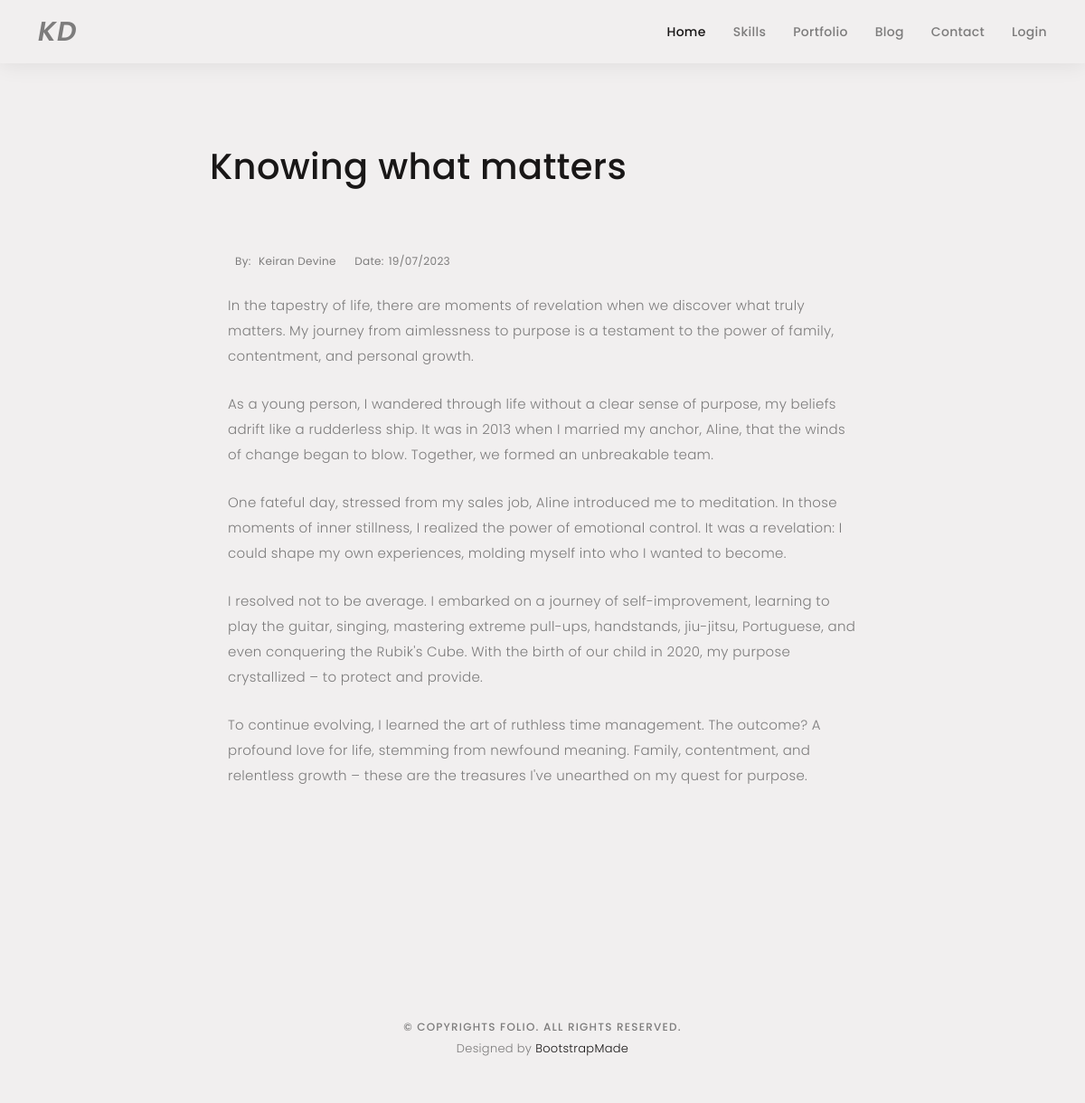
Page /blog/3 on the committed database.
### main.py (models this page shows)
class BlogPost(db.Model):
    id = db.Column(db.Integer, primary_key=True)
    title = db.Column(db.String(250), unique=True, nullable=False)
    subtitle = db.Column(db.String(250), nullable=False)
    date = db.Column(db.String(250), nullable=False)
    body = db.Column(db.Text, nullable=False)
    author = db.Column(db.String(250), nullable=False)
    img_url = db.Column(db.String(250), nullable=False)

### main.py (the view)
@app.route('/blog/<int:blog_id>')
def get_post(blog_id):
    requested_post = BlogPost.query.get(blog_id)
    return render_template('blog-single.html', post=requested_post, charset='UTF-8')

### templates/blog-single.html (shortened to what this page needs)
{% extends 'base.html' %}
{% block content %}
<body>
  <main id="main">
    <div class="main-content paddsection">
      <div class="container">
        <div class="row justify-content-center">
          <div class="col-md-8 col-md-offset-2">
            <div class="row">
              <div class="container-main single-main">
                <div class="col-md-12">
                  <div class="block-main mb-30">
                       <h1 id="post-title">{{ post.title }}</h1>
                      <br>
                    <div class="content-main single-post padDiv">
                      <div class="post-meta">
                        <ul class="list-unstyled mb-0">
                          <li class="author">by: <a href="https://www.linkedin.com/in/keiran-devine-1ba373274/">{{post.author}}</a></li>
                          <li class="date">date:<a href="#">19/07/2023</a></li>
                        </ul>
                      </div>
                      <p> {{ post.body|safe }}</p>
                    </div>
                  </div>
                </div>
              </div>
            </div>
          </div>
        </div>
      </div>
    </div>
  </main>
{% endblock %}

### static/assets/css/style.css (style rules this page uses)
body { background: #F1EFEF; color: #7D7C7C; font-family: "Poppins", helvetica; font-size: 15px; font-weight: 300; line-height: 20px; letter-spacing: 0.02em; overflow-x: hidden; margin: 0 auto; padding: 0; box-sizing: border-box; }
h1, h2, h3, h4, h5, h6 { margin: 0; }
a { color: #191717; text-decoration: none !important; transition: all 0.5s ease-in-out 0s; }
p { margin: 25px 0; padding: 0; font-size: 15px; color: #7D7C7C; line-height: 28px; }
.padDiv { padding: 30px 20px; }
.paddsection { padding-top: 90px; padding-bottom: 90px; }
.mb-30 { margin-bottom: 30px; }
.main-content { padding-top: 140px; }
.main-content { background: #F1EFEF; }
.main-content .container-main { display: inline-block; width: 100%; }
.main-content .container-main .block-main { margin-bottom: 30px; overflow: hidden; }
.container-main .block-main .content-main { background: #F1EFEF none repeat scroll 0 0; display: inline-block; width: 100%; }
.post-meta ul li { font-size: 12px; font-weight: normal; margin-left: 8px; margin-right: 8px; text-transform: capitalize; display: inline-block; float: none; }
.content-main .post-meta a { color: #7D7C7C; margin-left: 5px; }
#post-title { color: #191717; }

### rows in the picture
BlogPost: title "Knowing what matters", author "Keiran Devine", body "In the tapestry of life, there are moments of revelation when we discover what truly matters. My journey from aimlessness to purpose is a testament to the power of family, contentment, and personal growth. As a young person, I wandered through life without a clear sense of purpose, my beliefs adrift like a rudderless ship. It was in 2013 when I married my anchor, Aline, that the winds of change began to blow. Together, we formed an unbreakable team. One fateful day, stressed from my sales job, Aline introduced me to meditation. In those moments of inner stillness, I realized the power of emotional control. It was a revelation: I could shape my own experiences, molding myself into who I…"
